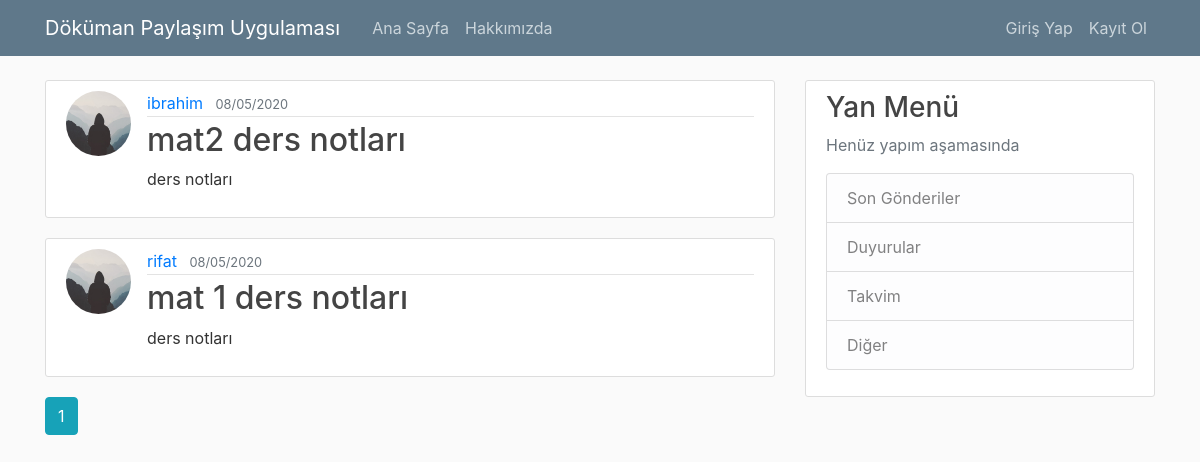
The page /home on the database its author committed.
### flaskblog/models.py (models this page shows, shortened)
class Post(db.Model):
	id = db.Column(db.Integer, primary_key=True)
	title = db.Column(db.String(140), nullable=False)
	date_posted = db.Column(db.DateTime, nullable=False, default=datetime.utcnow)
	content = db.Column(db.Text, nullable=False)
	doc_file = db.Column(db.String(50), nullable=True)
	isverified = db.Column(db.Boolean, default = False, nullable = False)
	user_id = db.Column(db.Integer, db.ForeignKey('user.id'), nullable=False)

class User(db.Model, UserMixin):
	id = db.Column(db.Integer, primary_key = True)
	username = db.Column(db.String(20), unique =True, nullable=False)
	email = db.Column(db.String(120), unique =True, nullable=False)
	image_file = db.Column(db.String(30), nullable=False, default='default.jpg')
	password = db.Column(db.String(60), nullable=False)
	isadmin = db.Column(db.Boolean, default = False, nullable=False)
	posts = db.relationship('Post', backref='author', lazy=True)

### flaskblog/routes.py (the view)
@app.route('/')
@app.route('/home')
def home():
    page= request.args.get('page', 1, type=int)
    yolla = Post.query.filter_by(isverified=True).order_by(Post.date_posted.desc()).paginate(page=page, per_page=3)
    return render_template('home.html', posts=yolla)

### flaskblog/templates/home.html
{% extends "layout.html" %}
{% block asd %}
{%for post in posts.items%}
<article class="media content-section">
	<img class = "rounded-circle article-img " src="{{ url_for('static', filename='profile_pics/' + post.author.image_file) }}">
  <div class="media-body">
    <div class="article-metadata">
      <a class="mr-2" href="{{url_for('user_posts', username=post.author.username)}}">{{ post.author.username }}</a>
      <small class="text-muted">{{ post.date_posted.strftime('%d/%m/%Y') }}</small>
    </div>
    <h2><a class="article-title" href="{{url_for('post', post_id=post.id)}}">{{ post.title }}</a></h2>
    <p class="article-content">{{ post.content }}</p>
  </div>
</article>
{%endfor%}
{% for page_num in posts.iter_pages(left_edge=1,right_edge = 1, left_current=1, right_current=2) %}
	{% if page_num %}
		{% if posts.page == page_num %}
		<a class="btn btn-info mb-4" href="{{url_for('home', page=page_num)}}">{{page_num}}</a>
		{% else %}
		<a class="btn btn-outline-info mb-4" href="{{url_for('home', page=page_num)}}">{{page_num}}</a>
		{%endif%}
	{% else %}
		...
	{% endif %}
{%endfor%}
{% endblock asd %}

### flaskblog/templates/layout.html (shortened to what this page needs)
<!DOCTYPE html>
<html>
<head>
    <link rel="stylesheet" href="https://stackpath.bootstrapcdn.com/bootstrap/4.4.1/css/bootstrap.min.css">
	<link rel="stylesheet" type="text/css" href="{{ url_for('static', filename='main.css') }} ">
</head>
<body>
		<header class="site-header">
		  <nav class="navbar navbar-expand-md navbar-dark bg-steel fixed-top">
		    <div class="container">
		      <a class="navbar-brand mr-4" href="/">Döküman Paylaşım Uygulaması</a>
		      <div class="collapse navbar-collapse" id="navbarToggle">
		        <div class="navbar-nav mr-auto">
		          <a class="nav-item nav-link" href="{{url_for('home')}}">Ana Sayfa</a>
		          <a class="nav-item nav-link" href="{{url_for('about')}}" >Hakkımızda</a>
		        </div>
		        <div class="navbar-nav">
		        	{% if current_user.is_authenticated %}
		        		{% if current_user.isadmin %}
		        			<a class="nav-item nav-link" href="{{url_for('unverified')}}">Gönderi Onayla</a>
						{% endif %}
		        		<a class="nav-item nav-link" href="{{url_for('new_post')}}">Yeni Gönderi</a>
		        		<a class="nav-item nav-link" href="{{url_for('account')}}">Hesap</a>
		        		<a class="nav-item nav-link" href="{{url_for('logout')}}">Çıkış</a>
		        	{%else%}
		          		<a class="nav-item nav-link" href="{{url_for('login')}}">Giriş Yap</a>
		          		<a class="nav-item nav-link" href="{{url_for('register')}}">Kayıt Ol</a>
		          {%endif%}
		        </div>
		      </div>
		    </div>
		  </nav>
	</header>
		<main role="main" class="container">
		  <div class="row">
		    <div class="col-md-8">
		      {% block asd %}{% endblock %}
		    </div>
		    <div class="col-sm-4">
		      <div class="content-section">
		        <h3>Yan Menü</h3>
		        <p class='text-muted'>Henüz yapım aşamasında
		          <ul class="list-group">
		            <li class="list-group-item list-group-item-light">Son Gönderiler</li>
		            <li class="list-group-item list-group-item-light">Duyurular</li>
		            <li class="list-group-item list-group-item-light">Takvim</li>
		            <li class="list-group-item list-group-item-light">Diğer</li>
		          </ul>
		        </p>
		      </div>
		    </div>
		  </div>
	</main>
</body>
</html>

### flaskblog/static/main.css (style rules this page uses)
body { background: #fafafa; color: #333333; margin-top: 5rem; }
h1, h2, h3, h4, h5, h6 { color: #444444; }
.bg-steel { background-color: #5f788a; }
.site-header .navbar-nav .nav-link { color: #cbd5db; }
.content-section { background: #ffffff; padding: 10px 20px; border: 1px solid #dddddd; border-radius: 3px; margin-bottom: 20px; }
.article-title { color: #444444; }
.article-content { white-space: pre-line; }
.article-img { height: 65px; width: 65px; margin-right: 16px; }
.article-metadata { padding-bottom: 1px; margin-bottom: 4px; border-bottom: 1px solid #e3e3e3 }

### rows shown on the page
Post: image_file (placeholder picture), author.username "ibrahim", date_posted "08/05/2020", title "mat2 ders notları", content "ders notları"
Post: image_file (placeholder picture), author.username "rifat", date_posted "08/05/2020", title "mat 1 ders notları", content "ders notları"

### other values the page prints
{{ page_num }} "1"
